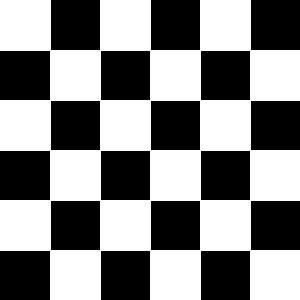
#> input picture test_images/checkerboard.jpg, 300 x 300 px; its folder holds only this picture in this run
$ python test_bovw.py
#> lines starting #> are read from the running program, lines starting #| are printed output that depends on the picture
### Image_search/First_org.py
import numpy as np


def create_visual_vocabulary(image_set, patch_dim):
    """
    Funzione per creare il vocabolario delle immagini
    params:
        - image_set : insieme rappresentativo delle immagini da cui estrarre le visual words
        - patch_dim : dimensione delle visual words
    returns:
        - visual_vocab : vocabolario delle visual words
    """

    visual_vocab = []   # inizializzazione del visual vocabulary

    # estrazione delle visual words
    for image in image_set:
        for i in range(image.shape[0] // patch_dim):
            for j in range(image.shape[1] // patch_dim):
                visual_vocab.append(image[i * patch_dim : (i + 1) * patch_dim, j * patch_dim : (j + 1) * patch_dim])
    return visual_vocab

def create_bovw(image, visual_vocab, patch_dim):
    """
    Funzione per creare una BoVW per l'immagine di input
    params:
        - image : immagine di cui creare la BoVW
        - visual_vocab : vocabolario delle visual words
        - patch_dim : dimensione delle visual words
    returns:
        - image_bovw : BoVW dell'immagine di input
    """
    # estrazione delle visual words dall'immagine di input
    image_vw = []
    for i in range(image.shape[0] // patch_dim):
        for j in range(image.shape[1] // patch_dim):
            image_vw.append(image[i * patch_dim : (i + 1) * patch_dim, j * patch_dim : (j + 1) * patch_dim])

    image_bovw = np.zeros((len(visual_vocab), ))   # inizializzazione BoVW
    for vword in image_vw:
        min_dist = float('inf')
        min_index = -1
        for idx, vocab_word in enumerate(visual_vocab):
            # calcolo della visual word del vocabolario che più somiglia alla visual word
            # dell'immagine che vogliamo codificare
            dist = np.sum((vword - vocab_word) ** 2)
            if dist < min_dist:
                min_dist = dist
                min_index = idx
        image_bovw[min_index] += 1  # aumento del bin della vword corrispondente
    return image_bovw

### Image_search/test_bovw.py
import numpy as np
import matplotlib.pyplot as plt
from PIL import Image
import os
from First_org import create_visual_vocabulary, create_bovw

def load_and_preprocess_images(image_dir, target_size=(300, 300)):
    """
    Load and preprocess images from a directory

    Parameters:
    - image_dir: Directory containing images
    - target_size: Size to resize images to

    Returns:
    - List of preprocessed images as numpy arrays
    """
    images = []
    image_paths = []

    for filename in os.listdir(image_dir):
        if filename.endswith(('.jpg', '.jpeg', '.png')):
            img_path = os.path.join(image_dir, filename)
            image_paths.append(img_path)

            # Load and convert to grayscale
            img = Image.open(img_path).convert('L')

            # Resize to target size
            img = img.resize(target_size)

            # Convert to numpy array
            img_array = np.array(img)

            images.append(img_array)

    return images, image_paths

def visualize_patches(image, patch_dim):
    """Visualize image patches"""
    plt.figure(figsize=(10, 10))

    # Original image
    plt.subplot(1, 2, 1)
    plt.imshow(image, cmap='gray')
    plt.title('Original Image')

    # Image with patch grid
    plt.subplot(1, 2, 2)
    plt.imshow(image, cmap='gray')
    plt.title(f'Patches (size: {patch_dim}x{patch_dim})')

    # Draw grid lines
    for i in range(0, image.shape[0], patch_dim):
        plt.axhline(i, color='r', linestyle='-', linewidth=1)
    for j in range(0, image.shape[1], patch_dim):
        plt.axvline(j, color='r', linestyle='-', linewidth=1)

    plt.tight_layout()
    plt.savefig('patch_visualization.png')
    plt.close()

def visualize_bovw(bovw_vectors, image_paths):
    """Visualize BoVW representations"""
    plt.figure(figsize=(15, 5))

    for i, (bovw, img_path) in enumerate(zip(bovw_vectors, image_paths)):
        # Display image
        plt.subplot(2, len(bovw_vectors), i+1)
        img = Image.open(img_path).convert('L')
        plt.imshow(img, cmap='gray')
        plt.title(f'Image {i+1}')
        plt.axis('off')

        # Display BoVW histogram
        plt.subplot(2, len(bovw_vectors), i+1+len(bovw_vectors))
        plt.bar(range(len(bovw)), bovw)
        plt.title(f'BoVW Histogram {i+1}')
        plt.xlabel('Visual Word Index')
        plt.ylabel('Frequency')

    plt.tight_layout()
    plt.savefig('bovw_visualization.png')
    plt.close()

def main():
    # Parameters
    image_dir = '../test_images'
    patch_dim = 20  # Size of patches (visual words)

    # Load and preprocess images
    images, image_paths = load_and_preprocess_images(image_dir)
#> in load_and_preprocess_images, img is the input picture: PIL image 300x300 L; min 0, max 255, mean 131.7
#> images = 1 item; image_paths = ['../test_images/checkerboard.jpg']

    if not images:
        print("No images found in the directory!")
        return

    print(f"Loaded {len(images)} images")
#| Loaded 1 images

    # Visualize patches for the first image
    visualize_patches(images[0], patch_dim)
#> in visualize_patches, `plt.savefig('patch_visualization.png')`:
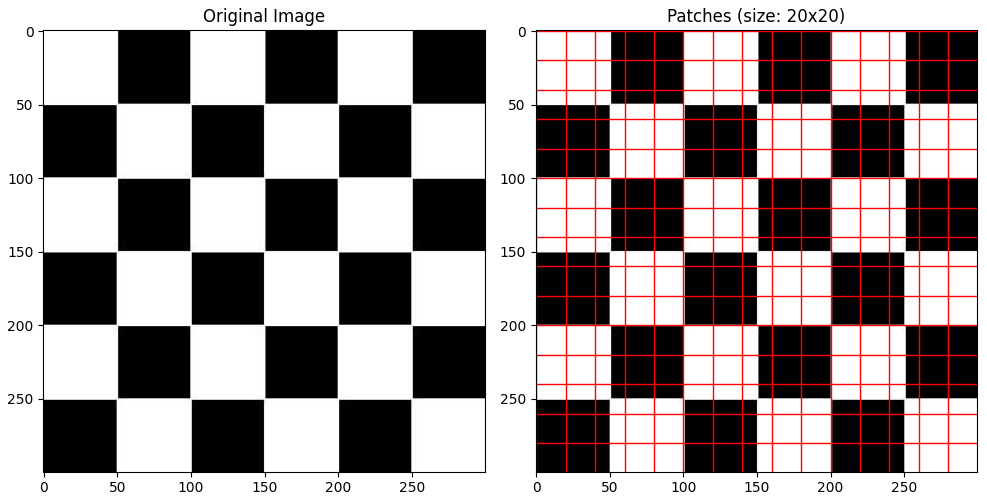
#> figure drawn by matplotlib, 2 panels

    # Create visual vocabulary from all images
    visual_vocab = create_visual_vocabulary(images, patch_dim)
#> the loop in create_visual_vocabulary, `for image in image_set:` made 1 pass
#> after the loop in create_visual_vocabulary, `for image in image_set:`: visual_vocab = 225 items
#> visual_vocab = 225 items
    print(f"Created visual vocabulary with {len(visual_vocab)} visual words")
#| Created visual vocabulary with 225 visual words

    # Create BoVW for each image
    bovw_vectors = []
    for i, image in enumerate(images):
        bovw = create_bovw(image, visual_vocab, patch_dim)
        bovw_vectors.append(bovw)
        print(f"Created BoVW for image {i+1} with shape {bovw.shape}")
#> this loop made 1 pass
#| Created BoVW for image 1 with shape (225,)
#> after the loop, bovw_vectors = 1 item

    # Visualize BoVW representations
    visualize_bovw(bovw_vectors, image_paths)
#> in visualize_bovw, `plt.savefig('bovw_visualization.png')`:
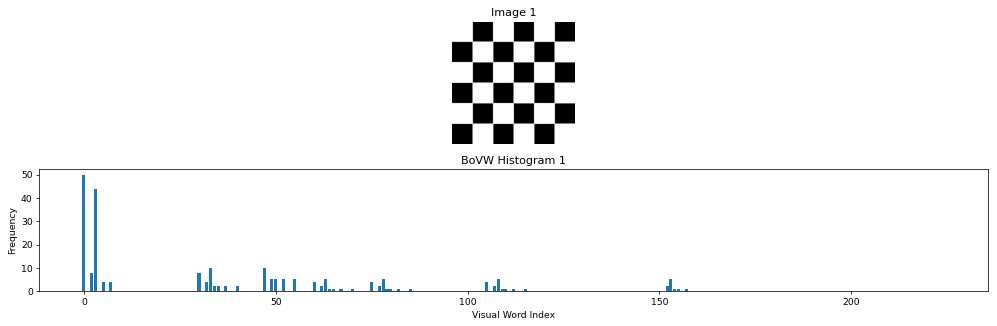
#> figure drawn by matplotlib, 2 panels; panel 2: tallest bar 50 high, from x = -0.4 to 0.4

    # Calculate similarity between images using BoVW
    print("\nSimilarity between images (cosine similarity):")
    for i in range(len(bovw_vectors)):
        for j in range(i+1, len(bovw_vectors)):
            # Normalize vectors
            norm_i = bovw_vectors[i] / np.linalg.norm(bovw_vectors[i])
            norm_j = bovw_vectors[j] / np.linalg.norm(bovw_vectors[j])

            # Calculate cosine similarity
            similarity = np.dot(norm_i, norm_j)
            print(f"Similarity between image {i+1} and image {j+1}: {similarity:.4f}")

if __name__ == "__main__":
    main()
